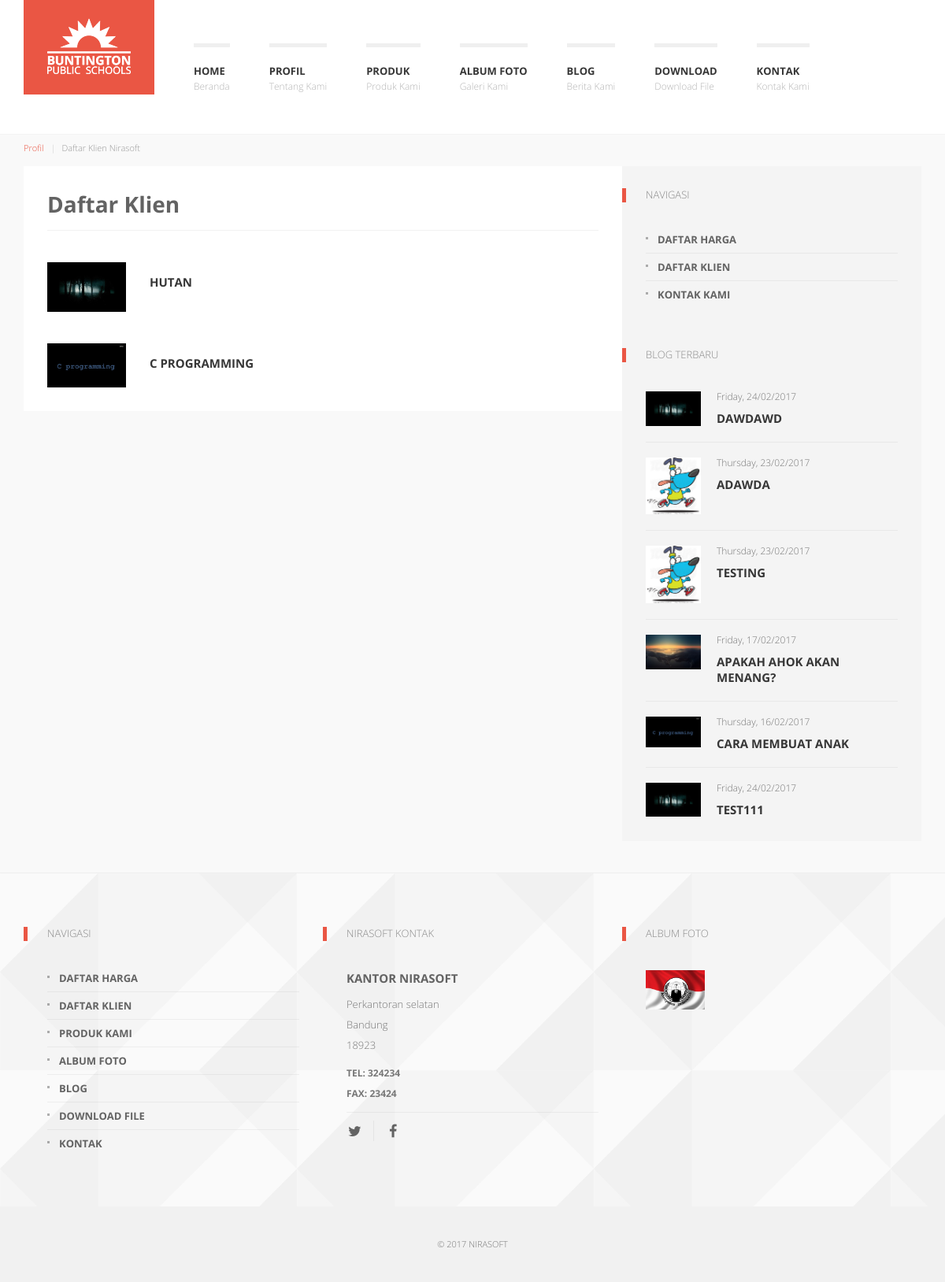
/index.php/profil/klien, run on the app's committed database.
### tables this page shows
CREATE TABLE IF NOT EXISTS `config` (
`config_id` int(11) NOT NULL,
  `nameweb` varchar(225) NOT NULL,
  `email` varchar(225) NOT NULL,
  `keywords` text NOT NULL,
  `google_maps` text NOT NULL,
  `logo` varchar(225) NOT NULL,
  `icon` varchar(225) NOT NULL,
  `about` text NOT NULL,
  `address` text NOT NULL,
  `city` varchar(100) NOT NULL,
  `zip_code` varchar(100) NOT NULL,
  `phone_number` varchar(225) NOT NULL,
  `metatext` text NOT NULL,
  `fax` text NOT NULL,
  `facebook` varchar(225) NOT NULL,
  `twitter` varchar(225) NOT NULL,
  `instagram` varchar(225) NOT NULL,
  `google_plus` varchar(225) NOT NULL,
  `pinterest` varchar(225) NOT NULL
);

CREATE TABLE IF NOT EXISTS `clients` (
`client_id` int(11) NOT NULL,
  `user_id` int(11) NOT NULL,
  `client_name` varchar(225) NOT NULL,
  `slug_client` varchar(225) NOT NULL,
  `image` varchar(225) NOT NULL,
  `website` varchar(225) NOT NULL,
  `date` timestamp NOT NULL DEFAULT CURRENT_TIMESTAMP ON UPDATE CURRENT_TIMESTAMP,
  `status` varchar(100) NOT NULL
);

CREATE TABLE IF NOT EXISTS `blogs` (
`blog_id` int(11) NOT NULL,
  `user_id` int(11) NOT NULL,
  `category_id` int(11) NOT NULL,
  `title` varchar(225) NOT NULL,
  `slug_blog` varchar(225) NOT NULL,
  `content` text NOT NULL,
  `image` varchar(225) NOT NULL,
  `date_post` timestamp NOT NULL DEFAULT CURRENT_TIMESTAMP ON UPDATE CURRENT_TIMESTAMP,
  `status` varchar(100) NOT NULL,
  `keywords` text NOT NULL
);

CREATE TABLE IF NOT EXISTS `galleries` (
`gallery_id` int(11) NOT NULL,
  `user_id` int(11) NOT NULL,
  `gallery_name` varchar(225) NOT NULL,
  `slug_gallery` varchar(225) NOT NULL,
  `image` varchar(225) NOT NULL,
  `gallery_description` text NOT NULL,
  `position` varchar(100) NOT NULL,
  `date` timestamp NOT NULL DEFAULT CURRENT_TIMESTAMP ON UPDATE CURRENT_TIMESTAMP,
  `status` varchar(100) NOT NULL
);

### application/views/front/profile/klien.php (the view, shortened to what the rows shown need)
<div id="k-body">
	<div class="container">
        <div class="row">
            <div class="k-breadcrumbs col-lg-12 clearfix">
                <ol class="breadcrumb">
                    <li><a href="<?php echo base_url('galleri');?>">Profil</a></li>
                    <li class="active">Daftar Klien <?php echo $site['nameweb'];?></li>
                </ol>
            </div>
        </div>
        <div class="row no-gutter">
            <div class="col-lg-8 col-md-8">
                <div class="col-padded">
                	<div class="row gutter">
                    	<div class="col-lg-12 col-md-12">
                        	<h1 class="page-title">Daftar Klien</h1>
                        </div>
                    </div>
                	<div class="row gutter">
                    	<div class="col-lg-12 col-md-12">
                        <?php foreach ($clients as $client){?>
                        	<div class="leadership-wrapper">
                        		<figure class="leadership-photo">
                        			<img src="<?php echo base_url('assets/upload/image/'.$client['image']);?>" alt="<?php echo $client['client_name'];?>" />
                        		</figure>
                                <div class="leadership-meta clearfix">
                                	<h1 class="leadership-function title-median">
                                        <a href="<?php echo $client['website'];?>" target="_blank" title="<?php echo $client['client_name'];?>">
                                            <?php echo $client['client_name'];?>
                                        </a>
                                    </h1>
                                </div>
                            </div>
                        <?php }  ?>
                        </div>
                    </div>
                </div>
            </div>
            <div id="k-sidebar" class="col-lg-4 col-md-4">
                <div class="col-padded col-shaded">
                    <ul class="list-unstyled clear-margins">
                        <li class="widget-container widget_nav_menu">
                            <h1 class="title-widget">Navigasi</h1>
                        </li>
                        <li class="widget-container widget_recent_news">
                            <h1 class="title-widget">Blog Terbaru</h1>
                            <ul class="list-unstyled">
                            <?php
                                foreach ($blogs as $blog){
                                    if ($blog['blog_id']++ < 10) {
                            ?>
                                <li class="recent-news-wrap news-no-summary">
                                    <div class="recent-news-content clearfix">
                                        <figure class="recent-news-thumb">
                                            <a href="<?php echo base_url('blog/detil/'.$blog['slug_blog']);?>" title="<?php echo $blog['title'];?>">
                                            <img src="<?php echo base_url('assets/upload/image/'.$blog['image']);?>" class="attachment-thumbnail wp-post-image" alt="Thumbnail 1" /></a>
                                        </figure>
                                        <div class="recent-news-text">
                                            <div class="recent-news-meta">
                                                <div class="recent-news-date"><?php echo date('l, d/m/Y', strtotime($blog['date_post'])); ?></div>
                                            </div>
                                            <h1 class="title-median"><a href="<?php echo base_url('blog/detil/'.$blog['slug_blog']);?>" title="<?php echo $blog['title'];?>"><?php echo $blog['title'];?></a></h1>
                                        </div>
                                    </div>
                                </li>
                            <?php }} ?>
                            </ul>
                        </li>
                    </ul>
                </div>
            </div>
        </div>
    </div>
</div>

### application/views/front/layout/header.php (shortened to what the rows shown need)
<body role="document">
  <div id="k-head" class="container">
      <div class="row">
          <div class="col-lg-12">
              <div id="k-site-logo" class="pull-left">
                  <h1 class="k-logo">
                      <a href="<?php echo base_url();?>" title="Home Page">
                          <img src="<?php echo base_url('assets/upload/image/thumbs/'.$site['logo']);?>" alt="Site Logo" class="img-responsive" />
                      </a>
                  </h1>
              </div>
          </div>
      </div>
  </div>

### application/views/front/layout/footer.php (shortened to what the rows shown need)
    <div id="k-footer">
        <div class="container">
            <div class="row no-gutter">
                <div class="col-lg-4 col-md-4">
                    <div class="col-padded col-naked">
                        <ul class="list-unstyled clear-margins">
                            <li class="widget-container widget_nav_menu">
                                <h1 class="title-widget">Navigasi</h1>
                            </li>
                        </ul>
                    </div>
                </div>
                <div class="col-lg-4 col-md-4">
                    <div class="col-padded col-naked">
                        <ul class="list-unstyled clear-margins">
                            <li class="widget-container widget_recent_news">
                                <h1 class="title-widget"><?php echo $site['nameweb'];?> Kontak</h1>
                                <div itemscope itemtype="http://data-vocabulary.org/Organization">
                                    <h2 class="title-median m-contact-subject" itemprop="name">Kantor <?php echo $site['nameweb'];?></h2>
                                    <div class="m-contact-address" itemprop="address" itemscope itemtype="http://data-vocabulary.org/Address">
                                        <span class="m-contact-street" itemprop="street-address"><?php echo $site['address'];?></span>
                                        <span class="m-contact-city-region"><span class="m-contact-city" itemprop="locality"><?php echo $site['city'];?></span></span>
                                        <span class="m-contact-zip-country"><span class="m-contact-zip" itemprop="postal-code"><?php echo $site['zip_code'];?></span></span>
                                    </div>
                                    <div class="m-contact-tel-fax">
                                        <span class="m-contact-tel">Tel: <span itemprop="tel"><?php echo $site['phone_number'];?></span></span>
                                        <span class="m-contact-fax">Fax: <span itemprop="fax"><?php echo $site['fax'];?></span></span>
                                    </div>
                                </div>
                                <div class="social-icons">
                                    <ul class="list-unstyled list-inline">
                                    </ul>
                                </div>
                            </li>
                        </ul>
                    </div>
                </div>
                <div class="col-lg-4 col-md-4">
                    <div class="col-padded col-naked">
                        <ul class="list-unstyled clear-margins">
                            <li class="widget-container widget_sofa_flickr">
                                <h1 class="title-widget">Album Foto</h1>
                                <ul class="k-flickr-photos list-unstyled">
                                <?php
                                    $galleries = $this->mGalleries->listGalleryPubFooter();
                                    foreach ($galleries as $gallery){
                                ?>
                                    <li><a href="<?php echo base_url('galeri');?>" title="<?php echo $gallery['gallery_name'];?>"><img src="<?php echo base_url('assets/upload/image/'.$gallery['image']);?>" alt="Photo 1" /></a></li>
                                <?php } ?>
                                 </ul>
                            </li>
                        </ul>
                    </div>
                </div>
            </div>
        </div>
    </div>
    <div id="k-subfooter">
        <div class="container">
            <div class="row">
                <div class="col-lg-12">
                    <center>
                    <p class="copy-text text-inverse">
                    &copy; 2017 <?php echo $site['nameweb'];?>
                    </p>
                    </center>
                </div>
            </div>
        </div>
    </div>
  </body>
</html>

### data on the page
config: logo (picture), nameweb "Nirasoft", nameweb "NIRASOFT", address "Perkantoran selatan", city "Bandung", zip_code "18923", phone_number "324234", fax "23424"
clients: image (picture), client_name "HUTAN"
clients: image (picture), client_name "C PROGRAMMING"
blogs: image (picture), date_post "Friday, 24/02/2017", title "DAWDAWD"
blogs: image (picture), date_post "Thursday, 23/02/2017", title "ADAWDA"
blogs: image (picture), date_post "Thursday, 23/02/2017", title "TESTING"
blogs: image (picture), date_post "Friday, 17/02/2017", title "APAKAH AHOK AKAN MENANG?"
blogs: image (picture), date_post "Thursday, 16/02/2017", title "CARA MEMBUAT ANAK"
blogs: image (picture), date_post "Friday, 24/02/2017", title "TEST111"
galleries: image (picture)
